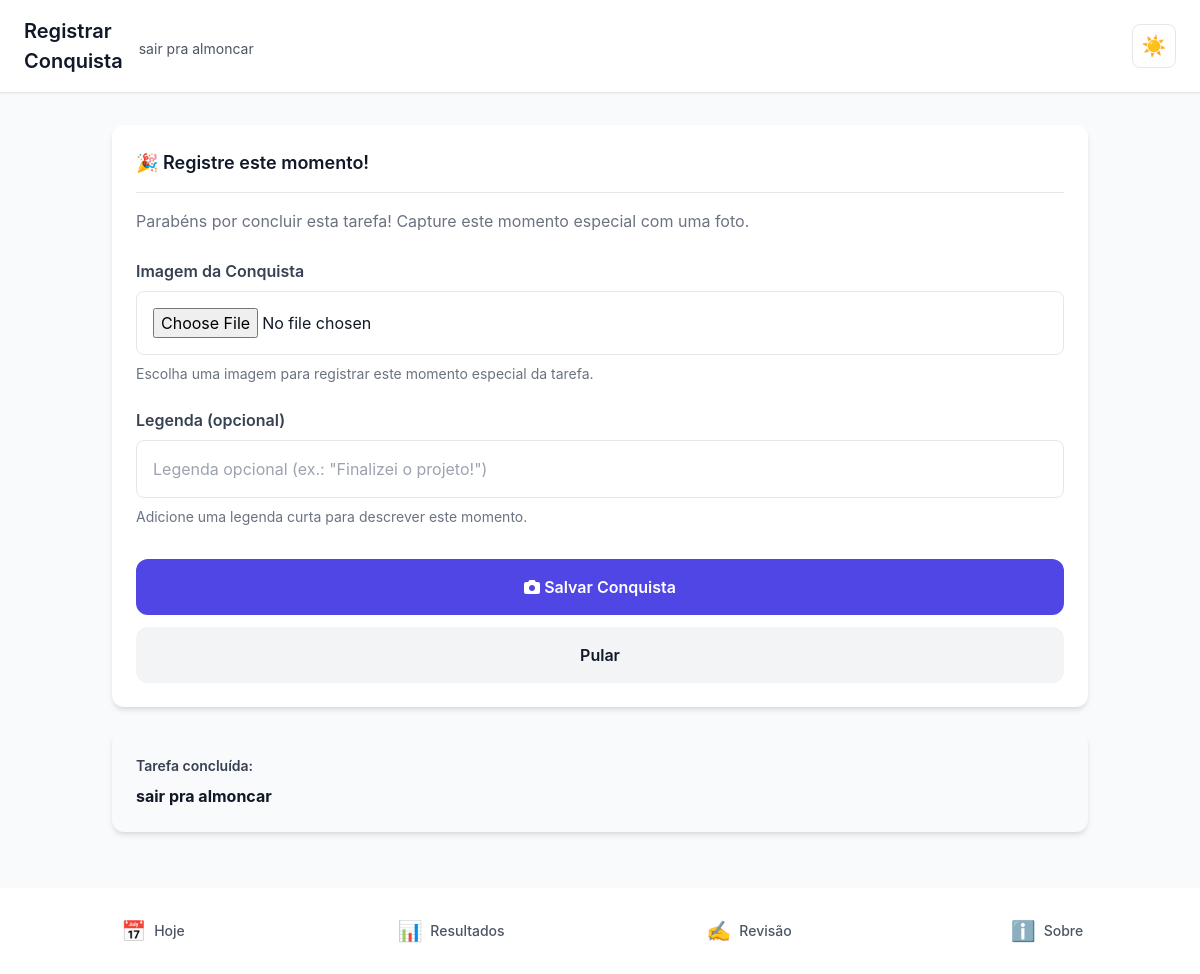
Before: /tarefa/2/registrar-conquista/ (signed in) with the older database file.
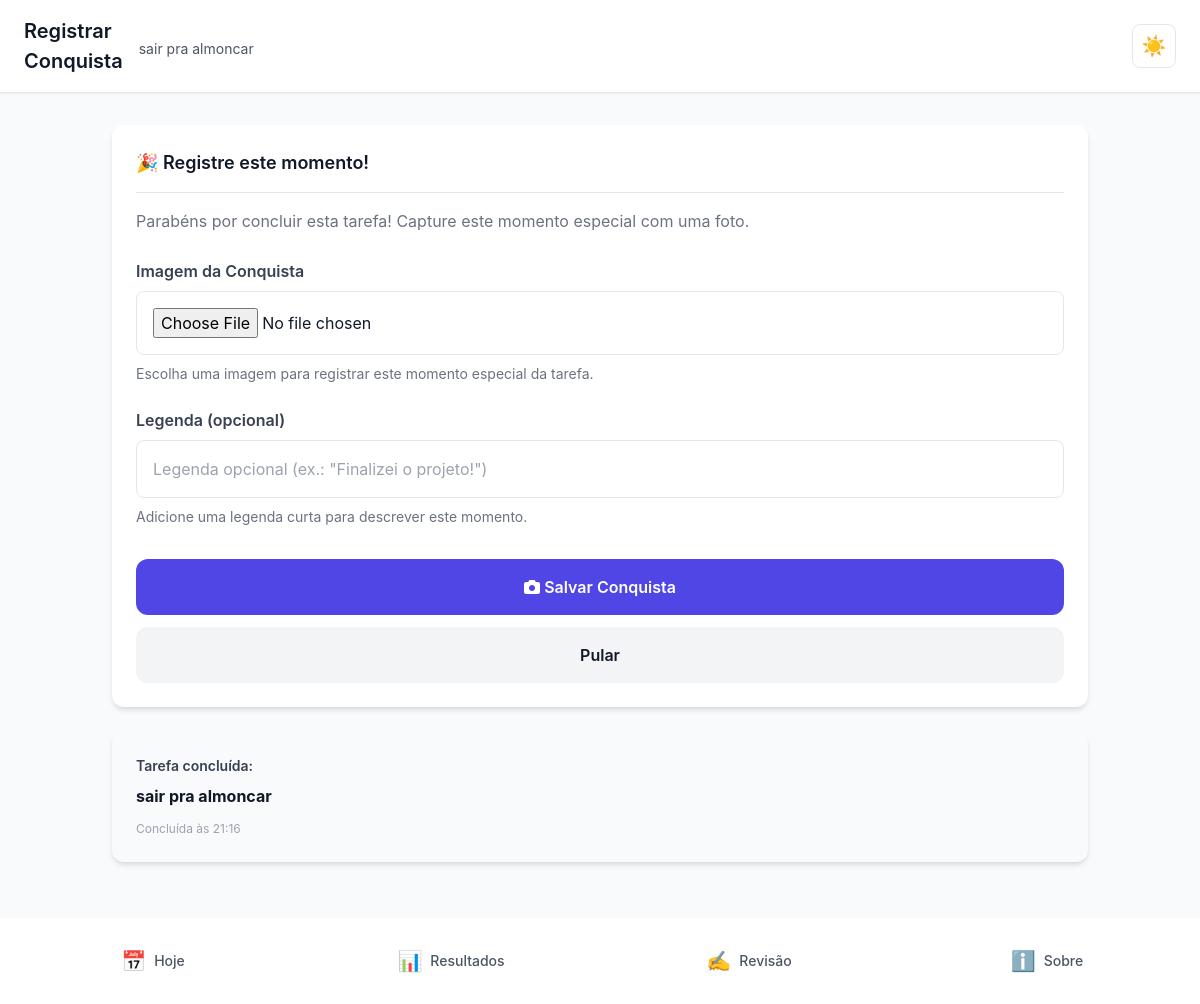
After: the same page with the newer database file.
### core/models.py (models this page shows, shortened)
class Task(models.Model):
    STATUS_CHOICES = [
        ('pendente', 'Pendente'),
        ('concluida', 'Concluída'),
    ]
    day_plan = models.ForeignKey(
        DayPlan,
        on_delete=models.CASCADE,
        related_name='tasks',
        verbose_name='Plano do Dia'
    )
    titulo = models.CharField(
        max_length=200,
        verbose_name='Título',
        help_text='Título curto e claro da tarefa'
    )
    descricao = models.TextField(
        blank=True,
        null=True,
        verbose_name='Descrição',
        help_text='Descrição opcional da tarefa'
    )
    ordem = models.IntegerField(
        validators=[MinValueValidator(1), MaxValueValidator(3)],
        verbose_name='Ordem',
        help_text='Ordem da tarefa (1, 2 ou 3)'
    )
    status = models.CharField(
        max_length=10,
        choices=STATUS_CHOICES,
        default='pendente',
        verbose_name='Status'
    )
    concluida_em = models.DateTimeField(
        blank=True,
        null=True,
        verbose_name='Concluída em'
    )
    total_steps = models.IntegerField(
        blank=True,
        null=True,
        validators=[MinValueValidator(1)],
        verbose_name='Total de Etapas',
        help_text='Quantidade total de etapas definidas (deixe vazio para modo flexível)'
    )
    completed_steps = models.IntegerField(
        default=0,
        validators=[MinValueValidator(0)],
        verbose_name='Etapas Concluídas',
        help_text='Quantidade de etapas concluídas (para tarefas com total_steps definido)'
    )
    pseudo_steps_done = models.IntegerField(
        default=0,
        validators=[MinValueValidator(0)],
        verbose_name='Passos Avançados',
        help_text='Contador de cliques em "Avançar etapa" (para tarefas sem total_steps)'
    )
    progress_percent = models.IntegerField(
        default=0,
        validators=[MinValueValidator(0), MaxValueValidator(100)],
        verbose_name='Progresso (%)',
        help_text='Progresso atual da tarefa em percentual (0-100)'
    )
    criado_em = models.DateTimeField(
        auto_now_add=True,
        verbose_name='Criado em'
    )
    atualizado_em = models.DateTimeField(
        auto_now=True,
        verbose_name='Atualizado em'
    )
    class Meta:
        verbose_name = 'Tarefa'
        verbose_name_plural = 'Tarefas'
        ordering = ['ordem']
        unique_together = [['day_plan', 'ordem']]

### core/views.py (the view)
# urls.py: path('tarefa/<int:task_id>/registrar-conquista/', views.registrar_conquista, name='registrar_conquista'),
@login_required
def registrar_conquista(request, task_id):
    task = get_object_or_404(Task, id=task_id, day_plan__usuario=request.user)
    if request.method == 'POST':
        form = TaskMomentForm(request.POST, request.FILES)
        if form.is_valid():
            task_moment = form.save(commit=False)
            task_moment.task = task
            task_moment.save()
            messages.success(request, 'Conquista registrada com sucesso! 🎉')
            if request.GET.get('from_complete') == '1':
                return redirect('core:home')
            else:
                return redirect('core:detalhes_tarefa', task_id=task.id)
        else:
            messages.error(request, 'Erro ao registrar conquista. Verifique os dados e tente novamente.')
    else:
        form = TaskMomentForm()
    context = {
        'form': form,
        'task': task,
        'day_plan': task.day_plan,
    }
    return render(request, 'core/registrar_conquista.html', context)

### core/forms.py
class TaskMomentForm(forms.ModelForm):
    class Meta:
        model = TaskMoment
        fields = ['image', 'caption']
        widgets = {
            'image': forms.FileInput(attrs={
                'class': 'form-control',
                'accept': 'image/*',
                'capture': 'environment',
            }),
            'caption': forms.TextInput(attrs={
                'class': 'form-control',
                'placeholder': 'Legenda opcional (ex.: "Finalizei o projeto!")',
                'maxlength': 200,
            }),
        }
        labels = {
            'image': 'Imagem da Conquista',
            'caption': 'Legenda (opcional)',
        }
        help_texts = {
            'image': 'Escolha uma imagem para registrar este momento especial da tarefa.',
            'caption': 'Adicione uma legenda curta para descrever este momento.',
        }
    def __init__(self, *args, **kwargs):
        super().__init__(*args, **kwargs)
        self.fields['image'].required = True
        self.fields['caption'].required = False

### core/templates/core/registrar_conquista.html (shortened to what this page needs)
{% extends 'core/base.html' %}
{% load static %}
{% block header_title %}Registrar Conquista{% endblock %}
{% block header_subtitle %}
    <div class="header-subtitle">{{ task.titulo }}</div>
{% endblock %}
{% block content %}
    <div class="card fade-in">
        <div class="card-header">
            <h2 class="card-title">🎉 Registre este momento!</h2>
        </div>
        <div class="card-body">
            <p style="font-size: 1rem; margin-bottom: 1.5rem; color: #6B7280; line-height: 1.6;">
                Parabéns por concluir esta tarefa! Capture este momento especial com uma foto.
            </p>
            <form method="post" enctype="multipart/form-data">
                <div style="margin-bottom: 1.5rem;">
                    <label for="{{ form.image.id_for_label }}" style="display: block; font-weight: 600; margin-bottom: 0.5rem; color: #374151;">
                        {{ form.image.label }}
                    </label>
                    {{ form.image }}
                    {% if form.image.help_text %}
                        <p style="font-size: 0.875rem; color: #6B7280; margin-top: 0.5rem;">
                            {{ form.image.help_text }}
                        </p>
                    {% endif %}
                </div>
                <div style="margin-bottom: 1.5rem;">
                    <label for="{{ form.caption.id_for_label }}" style="display: block; font-weight: 600; margin-bottom: 0.5rem; color: #374151;">
                        {{ form.caption.label }}
                    </label>
                    {{ form.caption }}
                    {% if form.caption.help_text %}
                        <p style="font-size: 0.875rem; color: #6B7280; margin-top: 0.5rem;">
                            {{ form.caption.help_text }}
                        </p>
                    {% endif %}
                </div>
                <div style="display: flex; flex-direction: column; gap: 0.75rem; margin-top: 2rem;">
                    <button type="submit" class="btn btn-primary" style="width: 100%;">
                        <i class="fas fa-camera"></i>
                        Salvar Conquista
                    </button>
                    <a href="{% url 'core:home' %}" class="btn btn-secondary" style="width: 100%; text-align: center;">
                        Pular
                    </a>
                </div>
            </form>
        </div>
    </div>
    <div class="card fade-in" style="background-color: #F9FAFB;">
        <div class="card-body">
            <h3 style="font-size: 0.875rem; font-weight: 600; color: #374151; margin-bottom: 0.5rem;">
                Tarefa concluída:
            </h3>
            <p style="font-size: 1rem; color: #111827; margin: 0;">
                <strong>{{ task.titulo }}</strong>
            </p>
            {% if task.concluida_em %}
                <p style="font-size: 0.75rem; color: #9CA3AF; margin-top: 0.75rem; margin-bottom: 0;">
                    Concluída às {{ task.concluida_em|date:"H:i" }}
                </p>
            {% endif %}
        </div>
    </div>
{% endblock %}

Changed rows visible on the page:
changed Task "sair pra almoncar": concluida_em (not shown) → "21:16"
Other visible differences:
text now shown: "Concluída às"
